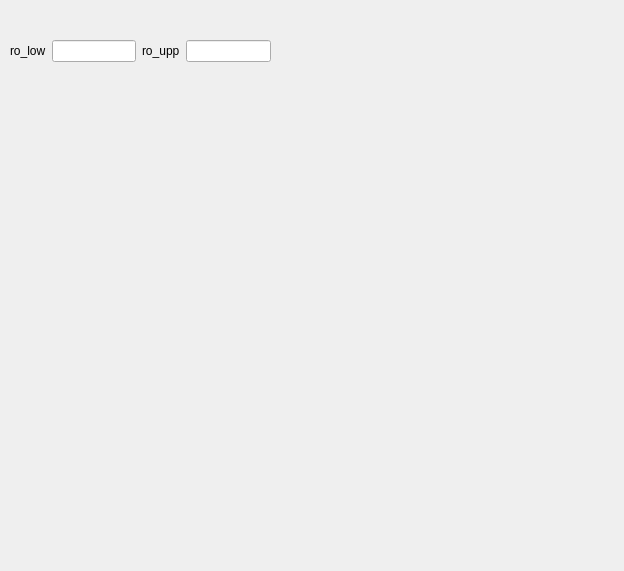
<?xml version="1.0" encoding="UTF-8"?>
<ui version="4.0">
 <class>Dialog</class>
 <widget class="QDialog" name="Dialog">
  <property name="geometry">
   <rect>
    <x>0</x>
    <y>0</y>
    <width>624</width>
    <height>571</height>
   </rect>
  </property>
  <property name="sizePolicy">
   <sizepolicy hsizetype="Fixed" vsizetype="Fixed">
    <horstretch>0</horstretch>
    <verstretch>0</verstretch>
   </sizepolicy>
  </property>
  <property name="windowTitle">
   <string>Dialog</string>
  </property>
  <widget class="MplWidget" name="mplwidget" native="true">
   <property name="geometry">
    <rect>
     <x>10</x>
     <y>71</y>
     <width>606</width>
     <height>491</height>
    </rect>
   </property>
   <property name="sizePolicy">
    <sizepolicy hsizetype="Preferred" vsizetype="Expanding">
     <horstretch>0</horstretch>
     <verstretch>0</verstretch>
    </sizepolicy>
   </property>
  </widget>
  <widget class="QWidget" name="layoutWidget">
   <property name="geometry">
    <rect>
     <x>10</x>
     <y>40</y>
     <width>261</width>
     <height>22</height>
    </rect>
   </property>
   <layout class="QHBoxLayout" name="horizontalLayout">
    <item>
     <widget class="QLabel" name="label">
      <property name="text">
       <string>ro_low</string>
      </property>
     </widget>
    </item>
    <item>
     <widget class="QLineEdit" name="lineEdit"/>
    </item>
    <item>
     <widget class="QLabel" name="label_2">
      <property name="text">
       <string>ro_upp</string>
      </property>
     </widget>
    </item>
    <item>
     <widget class="QLineEdit" name="lineEdit_2"/>
    </item>
   </layout>
  </widget>
 </widget>
 <customwidgets>
  <customwidget>
   <class>MplWidget</class>
   <extends>QWidget</extends>
   <header>mplwidget.h</header>
   <container>1</container>
  </customwidget>
 </customwidgets>
 <resources/>
 <connections/>
</ui>
